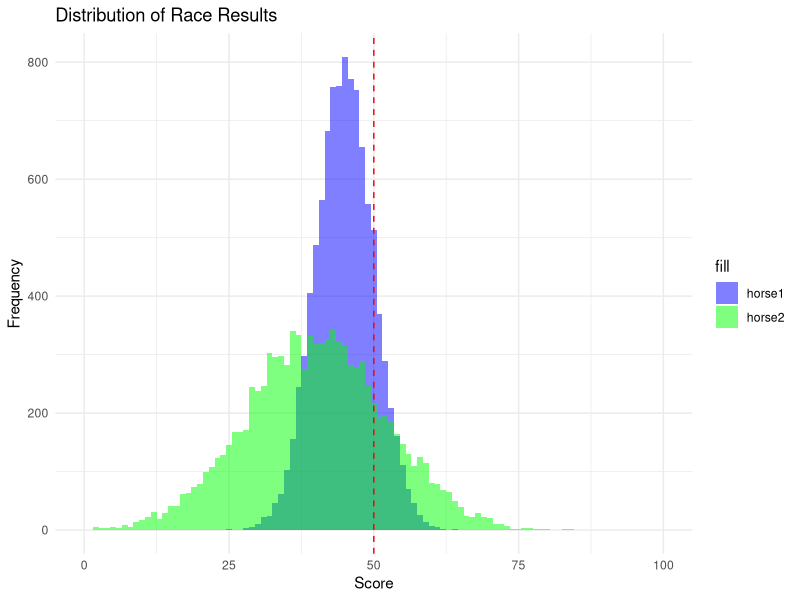
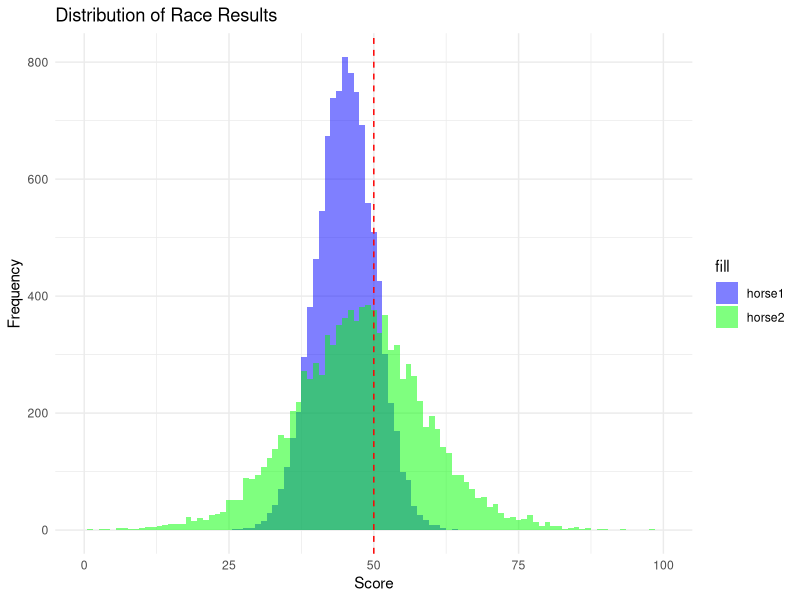
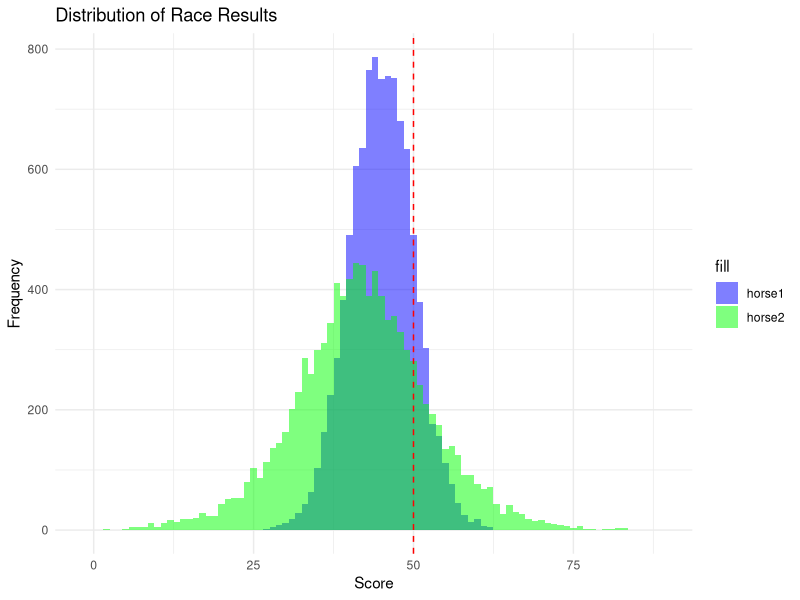

The R source for these figures, in order:
## ---- chunk 1
library(ggplot2)

# number of simulations
n_sims <- 10000

# define horses with different mean and variance
horses <- list(
  horse1 = list(mean = 45, sd = 5),
  horse2 = list(mean = 40, sd = 12)
  
)

# function to simulate one race
simulate_race <- function(horses) {
  results <- sapply(horses, function(horse) {
    rnorm(1, mean = horse$mean, sd = horse$sd)
  })
  return(results)
}

# simulate many races
race_results <- replicate(n_sims, simulate_race(horses))

# calculate probabilities of winning (getting above 50)
win_probs <- apply(race_results, 1, function(horse_results) {
  mean(horse_results > 50)
})


print(win_probs)
## ---- chunk 2

# Convert win_probs to a data frame
race_results_df <- data.frame(t(race_results))

# Set common limits for x-axis
common_x_limits <- range(0, 100)  # assuming win_probs are probabilities between 0 and 1


plot_race_results <- ggplot(race_results_df, aes(x = horse1, fill = "horse1")) +
  geom_histogram(binwidth = 1, alpha = 0.5, position = "identity") +
  geom_histogram(data = race_results_df, aes(x = horse2, fill = "horse2"), 
                 binwidth = 1, alpha = 0.5, position = "identity") +
  geom_vline(xintercept = 50, linetype = "dashed", color = "red") +
  labs(title = "Distribution of Race Results", x = "Score", y = "Frequency") +
  xlim(common_x_limits) +
  scale_fill_manual(values = c("blue", "green")) +  # custom fill colors
  theme_minimal()

plot_race_results
## ---- chunk 3
# number of simulations
n_sims <- 10000

# define horse1 with a fixed mean and variance
horse1 <- list(mean = 45, sd = 5)

# function to generate a random horse with specified mean and variance ranges
generate_random_horse <- function(mean_range, sd_range) {
  mean <- runif(1, mean_range[1], mean_range[2])
  sd <- runif(1, sd_range[1], sd_range[2])
  return(list(mean = mean, sd = sd))
}

# function to simulate one race
simulate_race <- function(horse1, mean_range, sd_range) {
  horse2 <- generate_random_horse(mean_range, sd_range)
  
  horse1_result <- rnorm(1, mean = horse1$mean, sd = horse1$sd)
  horse2_result <- rnorm(1, mean = horse2$mean, sd = horse2$sd)
  
  return(c(horse1_result, horse2_result))
}

# simulate many races
mean_range <- c(40, 55)
sd_range <- c(5, 15)


race_results <- replicate(n_sims, simulate_race(horse1, mean_range, sd_range))
race_results <- t(race_results)  # transpose for easier handling

# calculate probabilities of winning (getting above 50)
win_probs <- colMeans(race_results > 50)
names(win_probs) <- c("horse1", "horse2")


# print win probabilities
names(win_probs) <- c("horse1", "horse2")
print(win_probs)


# create a data frame for plotting
race_results_df <- data.frame(
  horse1 = race_results[, 1],
  horse2 = race_results[, 2]
)

## ---- chunk 4
plot_race_results <- ggplot(race_results_df, aes(x = horse1, fill = "horse1")) +
  geom_histogram(binwidth = 1, alpha = 0.5, position = "identity") +
  geom_histogram(data = race_results_df, aes(x = horse2, fill = "horse2"), 
                 binwidth = 1, alpha = 0.5, position = "identity") +
  geom_vline(xintercept = 50, linetype = "dashed", color = "red") +
  labs(title = "Distribution of Race Results", x = "Score", y = "Frequency") +
  xlim(common_x_limits) +
  scale_fill_manual(values = c("blue", "green")) +  # custom fill colors
  theme_minimal()

plot_race_results

## ---- chunk 5
mean_range <- c(40, 44)
sd_range <- c(5, 15)


race_results <- replicate(n_sims, simulate_race(horse1, mean_range, sd_range))
race_results <- t(race_results)  


win_probs <- colMeans(race_results > 50)
names(win_probs) <- c("horse1", "horse2")



names(win_probs) <- c("horse1", "horse2")
print(win_probs)


race_results_df <- data.frame(
  horse1 = race_results[, 1],
  horse2 = race_results[, 2]
)

## ---- chunk 6

common_x_limits <- range(c(race_results_df$horse1, race_results_df$horse2))
common_y_limits <- range(0, # assuming y-axis starts from 0
                         max(
                           hist(race_results_df$horse1, plot = FALSE)$counts,
                           hist(race_results_df$horse2, plot = FALSE)$counts
                         ))


plot_race_results <- ggplot(race_results_df, aes(x = horse1, fill = "horse1")) +
  geom_histogram(binwidth = 1, alpha = 0.5, position = "identity") +
  geom_histogram(data = race_results_df, aes(x = horse2, fill = "horse2"), 
                 binwidth = 1, alpha = 0.5, position = "identity") +
  geom_vline(xintercept = 50, linetype = "dashed", color = "red") +
  labs(title = "Distribution of Race Results", x = "Score", y = "Frequency") +
  xlim(common_x_limits) +
  scale_fill_manual(values = c("blue", "green")) +  # custom fill colors
  theme_minimal()

plot_race_results

